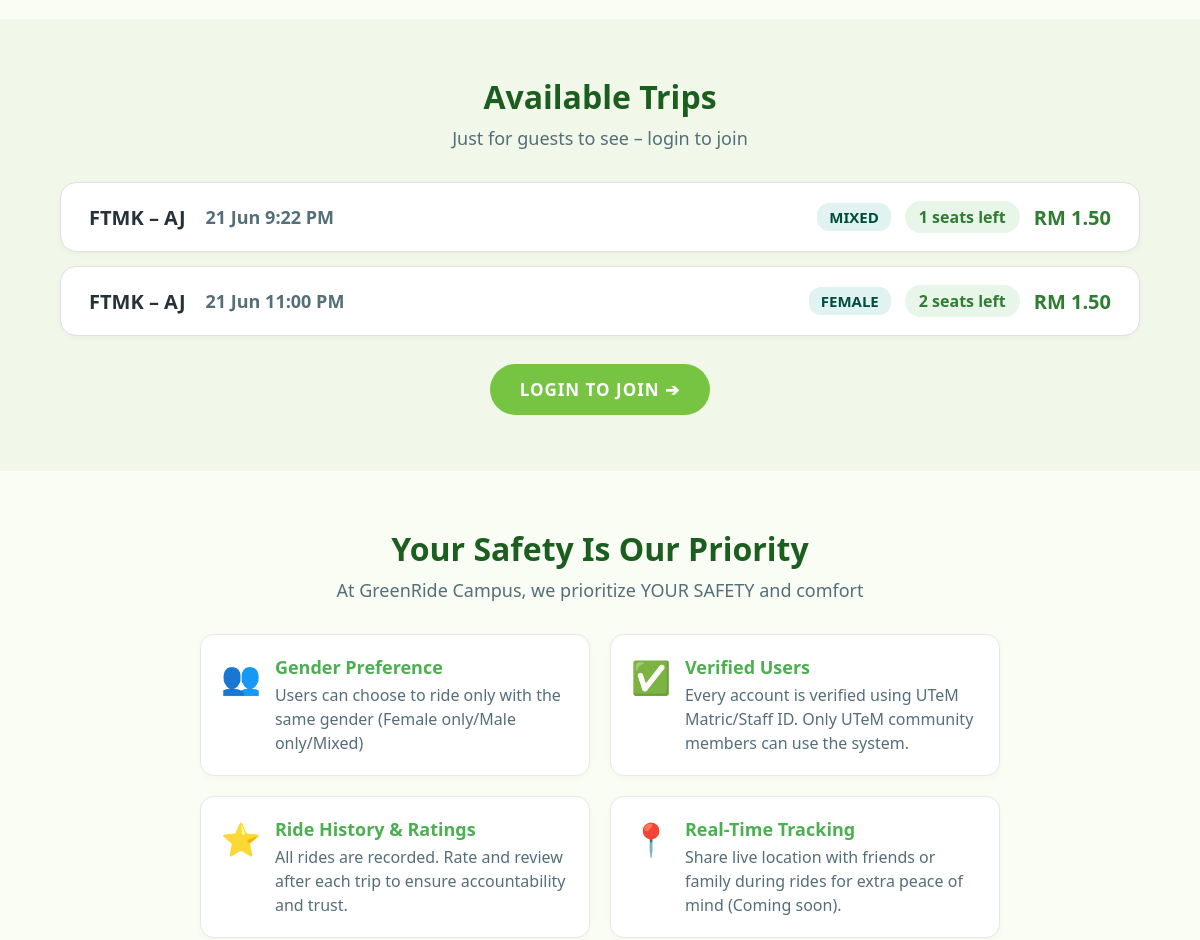
Before: / (middle part) with the older database file.
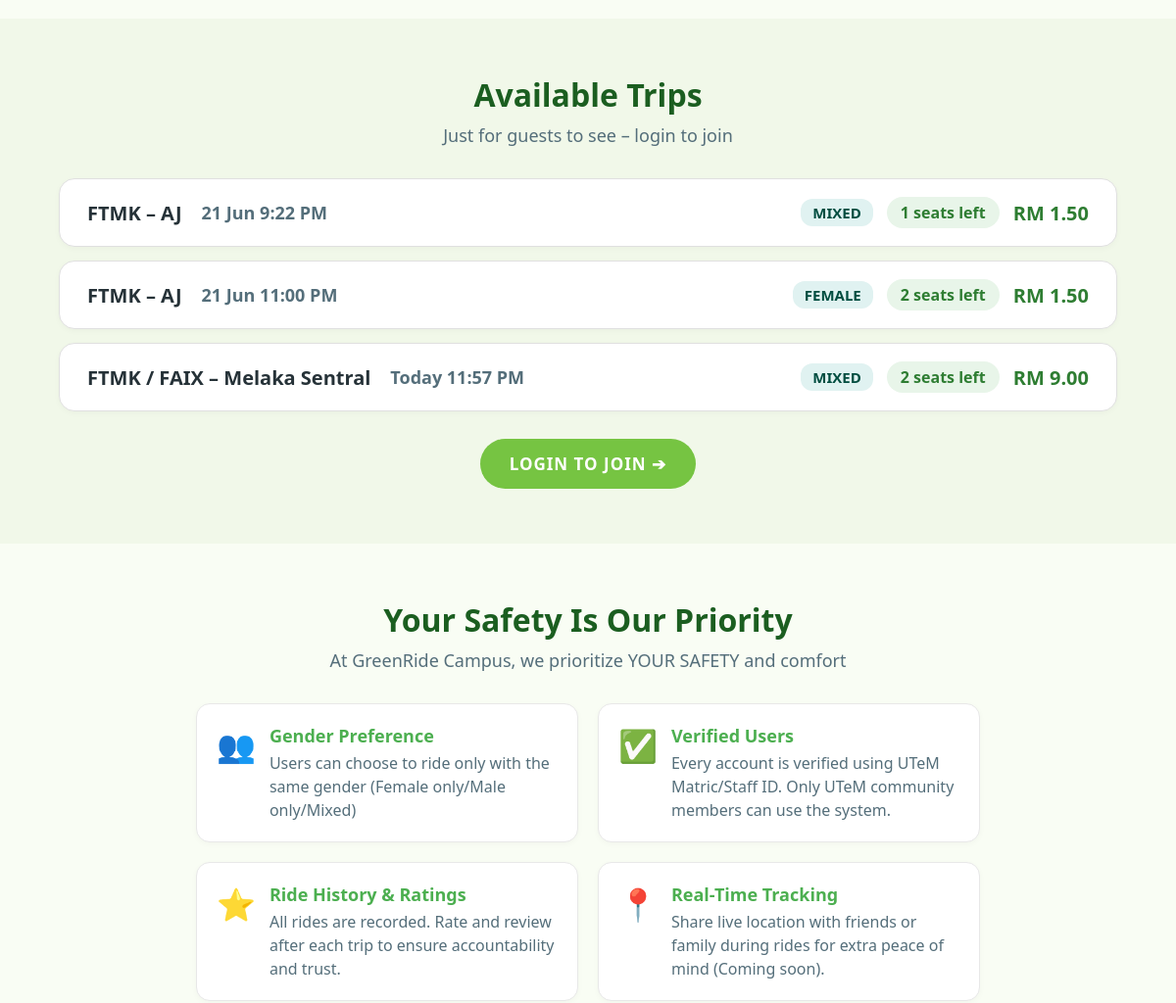
After: the same page with the newer database file.
### tables this page shows
CREATE TABLE `trip` (
  `trip_ID` int(5) NOT NULL,
  `origin` varchar(100) NOT NULL,
  `destination` varchar(100) NOT NULL,
  `distance_km` decimal(6,2) NOT NULL,
  `departure` datetime NOT NULL,
  `seats_available` int(2) NOT NULL,
  `price` decimal(10,2) NOT NULL,
  `status` varchar(20) NOT NULL,
  `gender_preference` varchar(20) DEFAULT NULL,
  `vehicle_ID` int(5) NOT NULL,
  `user_ID` int(5) NOT NULL
);

### index.php (the view, shortened to what the changed rows need)
<?php
require_once 'config/database.php';
$trips_result = $conn->query("
    SELECT t.origin, t.destination, t.departure, t.seats_available, t.price, t.gender_preference,
           u.name AS driver_name
    FROM trip t
    JOIN user u ON t.user_ID = u.user_ID
    WHERE t.status = 'Active'
    AND t.seats_available > 0
    ORDER BY t.departure ASC
    LIMIT 3
");
?>
<!DOCTYPE html>
<html lang="en">
<head>
    <link rel="stylesheet" href="assets/css/style.css">
    <link rel="stylesheet" href="assets/css/index.css">
</head>
<body>
<section class="section-trips">
    <h2 class="section-title">Available Trips</h2>
    <?php if ($trips_result && $trips_result->num_rows > 0): ?>
        <?php while ($trip = $trips_result->fetch_assoc()): ?>
            <?php
                $on_campus_list = [
                    'FTMK / FAIX','FTKE','FTKEK','FTKIP','FTKM','PBB','Perpustakaan','Canselori',
                    'Dewan Canselor','PKU','Pusat Sukan / Stadium','Masjid / Tasik 1 & 2',
                    'Pusat Persatuan Pelajar','KK Satria','KK Lestari','KK Al-Jazari',
                    'Cafe 1','Cafe 2','Cafe Satria','Cafe Lestari','FTKMP','FTKIP (Teknologi)','FPTT'
                ];
                $origin_on     = in_array($trip['origin'], $on_campus_list);
                $dest_on       = in_array($trip['destination'], $on_campus_list);
                $display_price = ($origin_on && $dest_on) ? 0.50 : $trip['price'];
                $departure_dt = new DateTime($trip['departure']);
                $today        = new DateTime('today');
                $tomorrow     = new DateTime('tomorrow');
                if ($departure_dt->format('Y-m-d') === $today->format('Y-m-d')) {
                    $day_label = 'Today ' . $departure_dt->format('g:i A');
                } elseif ($departure_dt->format('Y-m-d') === $tomorrow->format('Y-m-d')) {
                    $day_label = 'Tomorrow ' . $departure_dt->format('g:i A');
                } else {
                    $day_label = $departure_dt->format('d M g:i A');
                }
                $pref_class = 'badge-mixed';
            ?>
            <div class="preview-trip-card">
                <div class="preview-trip-left">
                    <span class="preview-trip-route">
                        <?php echo htmlspecialchars($trip['origin']); ?> –
                        <?php echo htmlspecialchars($trip['destination']); ?>
                    </span>
                    <span class="preview-trip-time"><?php echo $day_label; ?></span>
                </div>
                <div class="preview-trip-right">
                    <?php if ($trip['gender_preference']): ?>
                        <span class="trip-pref-badge <?php echo $pref_class; ?>">
                            <?php echo htmlspecialchars($trip['gender_preference']); ?>
                        </span>
                    <?php endif; ?>
                    <span class="preview-trip-seats">
                        <?php echo $trip['seats_available']; ?> seats left
                    </span>
                    <span class="preview-trip-cost">
                        RM <?php echo number_format($display_price, 2); ?>
                    </span>
                </div>
            </div>
        <?php endwhile; ?>
    <?php else: ?>
        <div class="trips-empty">
            No active trips available right now. Be the first to post one!
        </div>
    <?php endif; ?>
</section>
<section class="section-safety">
    <h2 class="section-title">Your Safety Is Our Priority</h2>
</section>
</body>
</html>

Changed rows visible on the page:
added trip: origin "FTMK / FAIX", destination "Melaka Sentral", departure "Today 11:57 PM", gender_preference "MIXED", seats_available "2", price "9.00"
